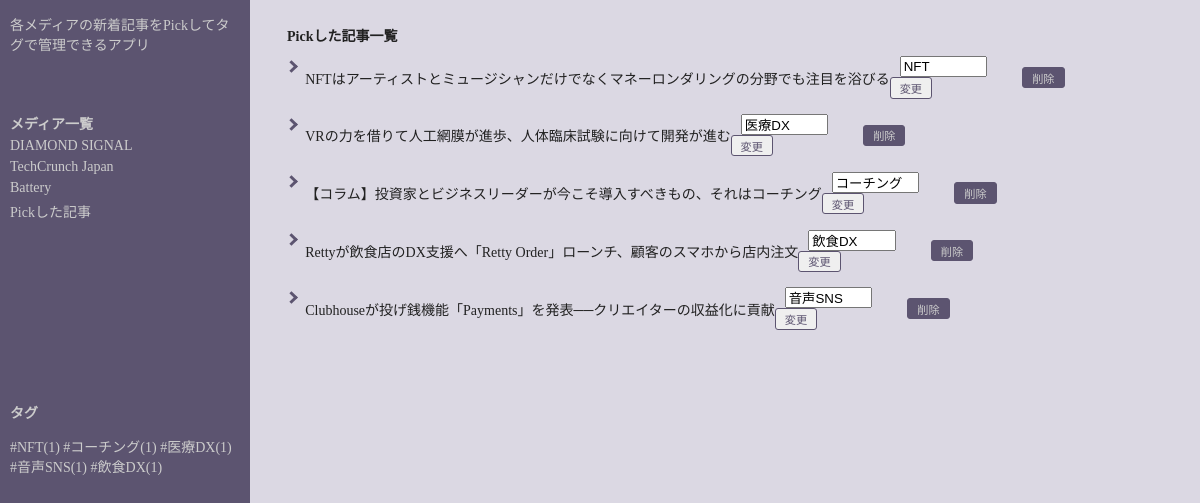
The page / on the database its author committed.
### tables this page shows
CREATE TABLE `news` (
  `id` int(11) NOT NULL,
  `title` varchar(255) NOT NULL,
  `content` varchar(255) NOT NULL,
  `tag` varchar(255) NOT NULL
);

### index.php (the view, shortened to what this page needs)
<?php
$token = bin2hex(openssl_random_pseudo_bytes(16));
$pdo = db_conn();
$stmt = $pdo->prepare("SELECT * FROM news");
$status = $stmt->execute();
$stmt2 = $pdo->prepare("SELECT tag, COUNT(tag) FROM news GROUP BY tag");
$status2 = $stmt2->execute();
$tag = "";
if ($status2 == false) {
  sql_error($status);
} else {
  while ($result = $stmt2->fetch(PDO::FETCH_ASSOC)) {
    $tag_ele = $result['tag'];
    $tag_ele_n = $result['COUNT(tag)'];
    $tag .= '<span>
                <a href="index_tag.php?tag='.$tag_ele.'">#'.$tag_ele.'('.$tag_ele_n.')</a>
            </span>';
  }
}
$view = "";
if ($status == false) {
  sql_error($status);
} else {
  while ($result = $stmt->fetch(PDO::FETCH_ASSOC)) {
    $article =  '<a href="'.$result['content'].'"  target="_blank" rel="noopener noreferrer">'.$result['title'].'</a>';
    $view .= '<li>
              '.$article.'
                <form method="POST" action="update_tag.php?id='.$result['id'].'" style="width:15%;">
                  <input type="hidden" name="token" value="'.$token.'"/>
                  <input type="text" name="tag" value="'.$result['tag'].'"/>
                  <input type="submit" value="変更">
                </form>
                <a href="delete.php?id=' . $result['id'] . '"
                style="
                box-sizing: border-box;
                display: inline-block;
                padding: 0.15em 0.8em;
                font-size: 0.8em;
                color: #ccc;
                text-decoration: none;
                user-select: none;
                border: 1px #5c5470 solid;
                border-radius: 3px;
                cursor: pointer;
                background: #5c5470;
                ">
                削除</a>
              </li>';
  }
}
?>
<!DOCTYPE html>
<html lang="en">
<head>
  <link rel="stylesheet" href="style.css">
</head>
<body>
  <aside>
    <?php require_once 'news_title.php'; ?>
    <div class="aside-footer">
      <p>タグ</p>
      <div class="search-tag">
      <?php echo $tag; ?>
      </div>
    </div>
  </aside>
  <main>
    <ul class="article-list">
      <div class="title">Pickした記事一覧</div>
      <?php echo $view; ?>
    </ul>
  </main>
</body>
</html>

### news_title.php
<div class="abstraction">
    <p>各メディアの新着記事をPickしてタグで管理できるアプリ</p>
</div>
<nav>
    <ul>
    <li>メディア一覧</li>
    <li><a href="index_diamond.php">DIAMOND SIGNAL</a></li>
    <li><a href="index_techcrunch.php">TechCrunch Japan</a></li>
    <li><a href="index_battery.php">Battery</a></li>
    <li><a href="index.php">Pickした記事</a></li>
    </ul>
</nav>

### style.css (style rules this page uses)
body { margin: 0; font-size: 14px; display: -webkit-box; display: -ms-flexbox; display: flex; min-height: 100vh; }
ul { list-style: none; padding: 0; margin: 0; }
a { text-decoration: none; color: #ccc; }
aside { width: 250px; min-width: 250px; display: -webkit-box; display: -ms-flexbox; display: flex; -webkit-box-orient: vertical; -webkit-box-direction: normal; -ms-flex-direction: column; flex-direction: column; background: #5c5470; color: #ccc; }
aside .abstraction { margin: 0 10px; padding-bottom: 40px; }
aside nav ul li { margin: 5px 10px; }
aside nav ul li:first-child { font-weight: bold; }
aside .aside-footer { height: 250px; margin-top: auto; margin-bottom: auto; padding: 5px 10px; }
aside .aside-footer p { font-weight: bold; }
main { -webkit-box-flex: 1; -ms-flex: 1; flex: 1; background-color: #dbd8e3; color: #212121; padding-top: 25px; }
.article-list { padding: 0 0.5em; margin: 0 0 0 30px; }
.article-list .title { color: #212121; font-weight: bold; padding-bottom: 10px; }
.article-list li { position: relative; padding: 0.1em 0.3em 1em 1.3em; display: -webkit-box; display: -ms-flexbox; display: flex; -webkit-box-align: center; -ms-flex-align: center; align-items: center; }
.article-list li::before { position: absolute; top: 0.5em; left: 0; display: block; width: 6px; height: 6px; content: ''; border-right: 3px solid #5c5470; border-bottom: 3px solid #5c5470; -webkit-transform: rotate(-45deg); transform: rotate(-45deg); }
.article-list li a { color: #212121; }
.article-list li form { width: 20%; }
.article-list li form input[type="text"] { width: 60%; margin-left: 10px; }
.article-list li form input[type="submit"] { -webkit-box-sizing: border-box; box-sizing: border-box; display: inline-block; padding: 0.15em 0.8em; font-size: 0.8em; color: #5c5470; text-decoration: none; -webkit-user-select: none; -moz-user-select: none; -ms-user-select: none; user-select: none; border: 1px #5c5470 solid; border-radius: 3px; -webkit-transition: 0.4s ease; transition: 0.4s ease; cursor: pointer; }

### rows shown on the page
news: title "NFTはアーティストとミュージシャンだけでなくマネーロンダリングの分野でも注目を浴びる", tag "NFT"
news: title "VRの力を借りて人工網膜が進歩、人体臨床試験に向けて開発が進む", tag "医療DX"
news: title "【コラム】投資家とビジネスリーダーが今こそ導入すべきもの、それはコーチング", tag "コーチング"
news: title "Rettyが飲食店のDX支援へ「Retty Order」ローンチ、顧客のスマホから店内注文", $result['id'] 15 (drawn), tag "飲食DX"
news: title "Clubhouseが投げ銭機能「Payments」を発表──クリエイターの収益化に貢献", tag "音声SNS"

### other values the page prints
$tag_ele "NFT"
$tag_ele_n "1"
$tag_ele "コーチング"
$tag_ele "医療DX"
$tag_ele "音声SNS"
$tag_ele "飲食DX"
